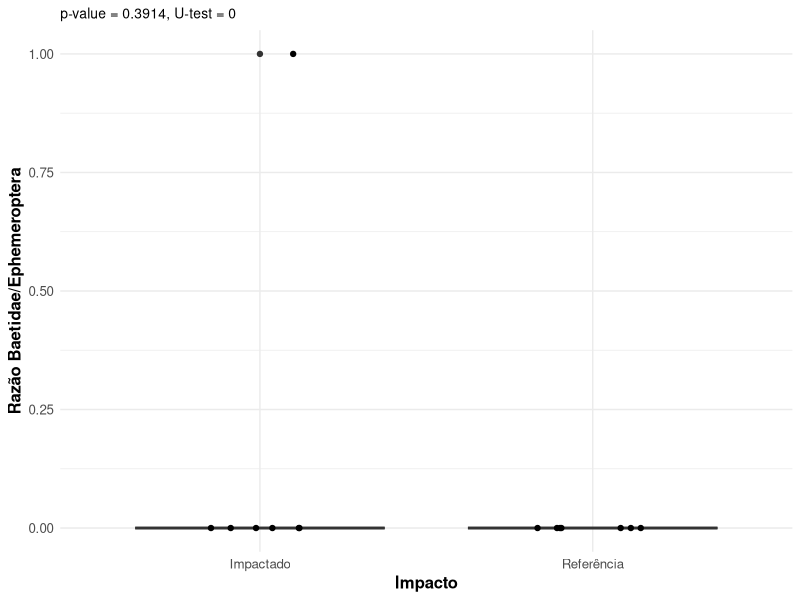
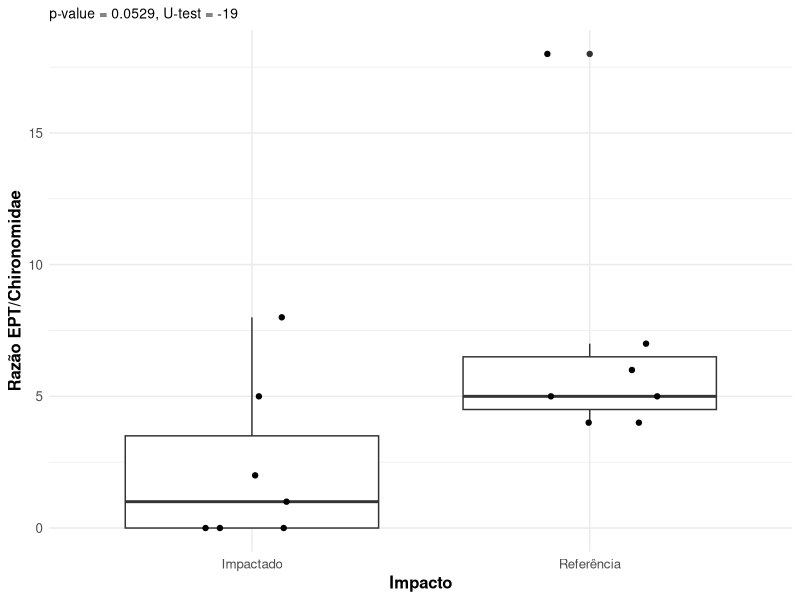
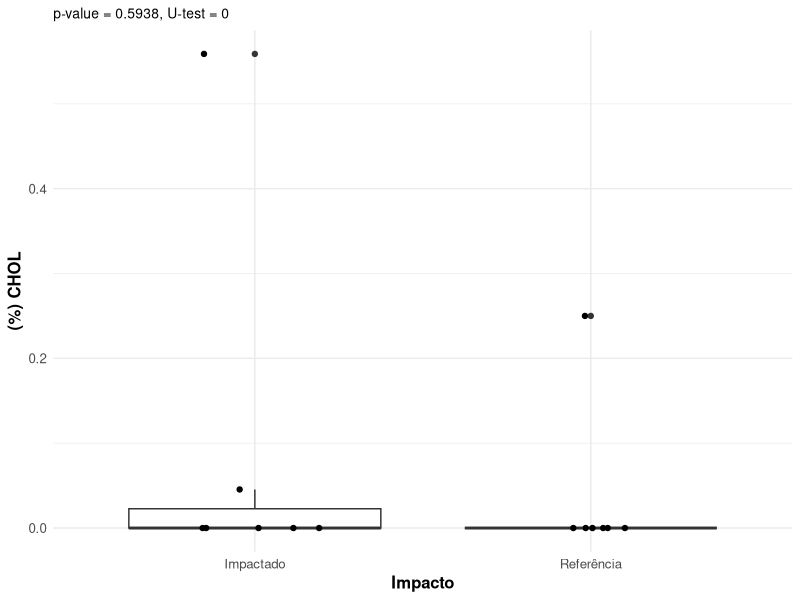
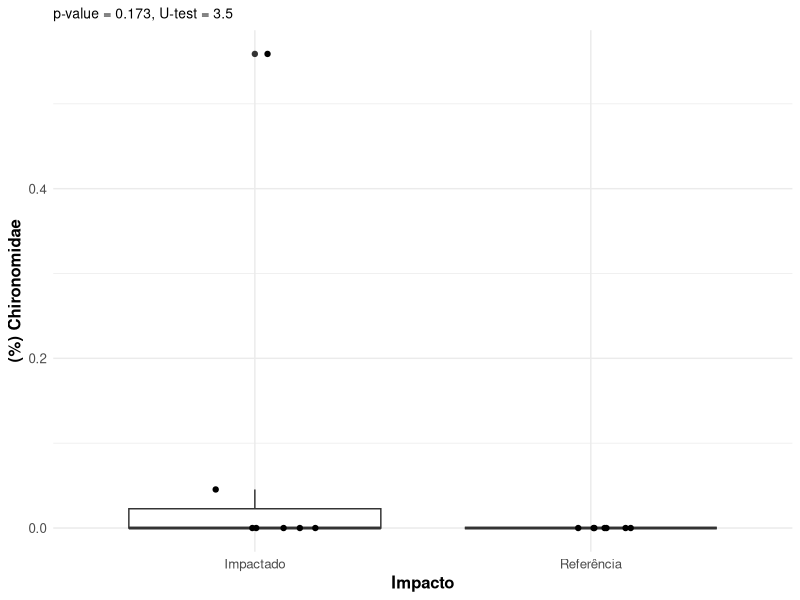
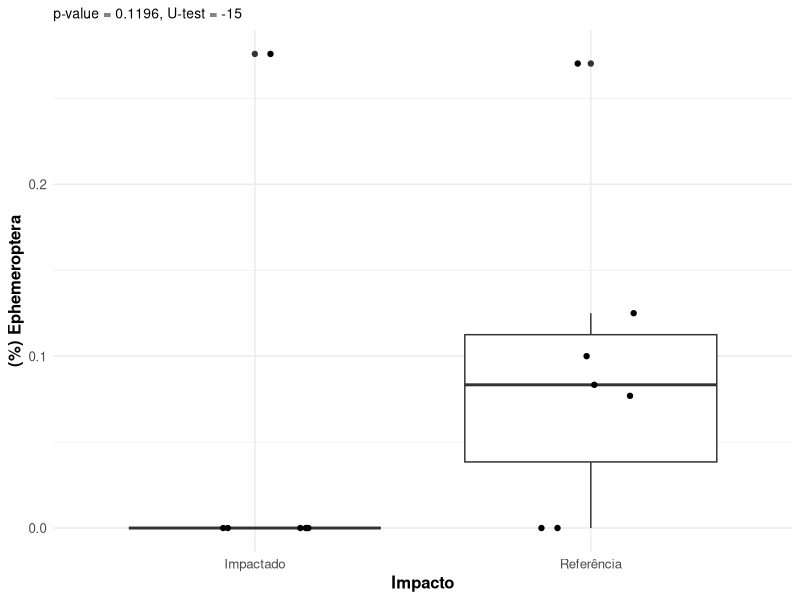
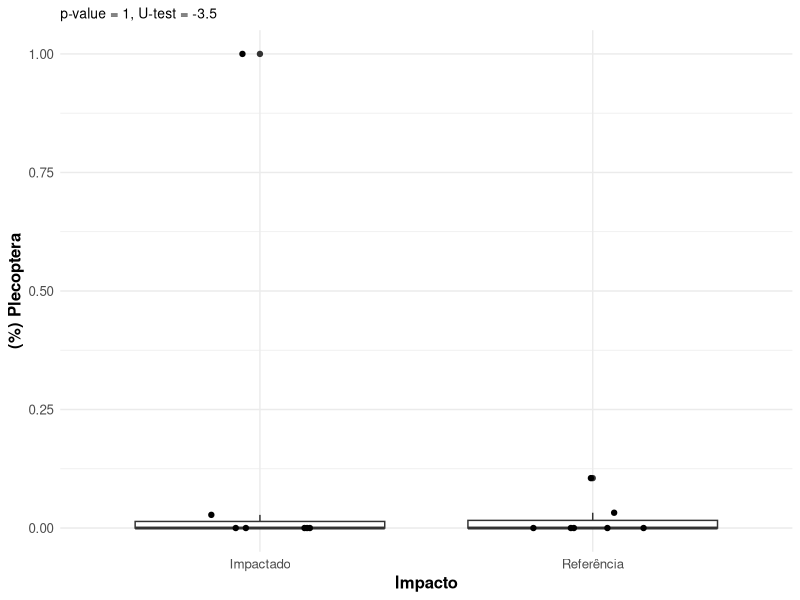
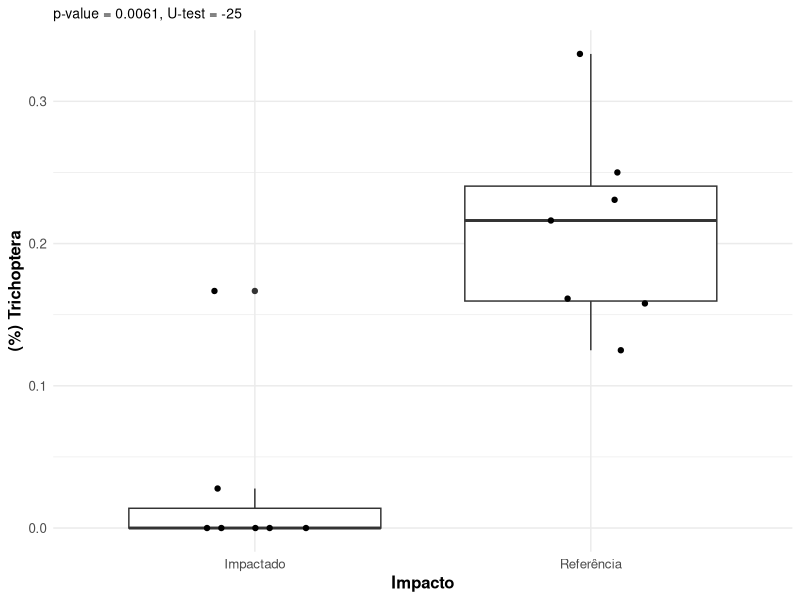
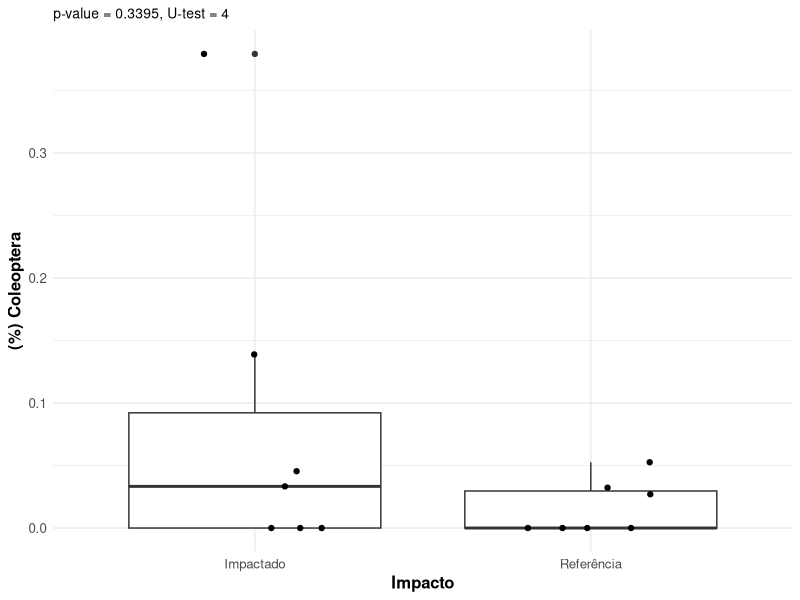

Write R code to recreate these figures, in order. (Note: this script raises an error after producing the figures.)

library(tidyverse)
library(ggpubr)
install.packages("ggpubr")

################################## Configurações ###############################
set.seed(1994)
pontos_referencia <- c("RiodaBarra-P1/2", "RioMutuca-P1")
pontos_impactado <- c("RiodaBarra-P2", "RioMutuca-P3")

metodos_de_amostragem <- c("D Net")

vetor_estetica_indice <- c(
  "razao_baetidae_ephemeroptera" = "Razão Baetidae/Ephemeroptera",
  "razao_ept_chironomidae" = "Razão EPT/Chironomidae",
  "relativo_chol" = "(%) CHOL",
  "relativo_chironomidae" = "(%) Chironomidae",
  "relativo_ephemeroptera" = "(%) Ephemeroptera",
  "relativo_plecoptera" = "(%) Plecoptera",
  "relativo_trichoptera" = "(%) Trichoptera",
  "relativo_coleoptera" = "(%) Coleoptera",
  "relativo_diptera" = "(%) Diptera",
  "relativo_odonata" = "(%) Odonata",
  "relativo_insecta" = "(%) Insecta",
  "relativo_oligochaeta" = "(%) Oligochaeta",
  "relativo_gastropoda" = "(%) Gastropoda",
  "relativo_crustacea" = "(%) Crustacea",
  "riqueza_classes" = "Classes Taxa",
  "riqueza_ordens" = "Ordens Taxa",
  "riqueza_familias" = "Famílias Taxa",
  "shannon_classes" = "Classes Taxa",
  "shannon_ordens" = "Shannon de Ordens",
  "shannon_familias" = "Shannon de Famílias",
  "pielou_classes" = "Pielou de Classes",
  "pielou_ordens" = "Pielou de Ordens",
  "pielou_familias" = "Pielou de Famílias",
  "riqueza_familias_ephemeroptera" = "Ephemeroptera Taxa",
  "riqueza_familias_trichoptera" = "Trichoptera Taxa",
  "riqueza_familias_plecoptera" = "Plecoptera Taxa",
  "riqueza_familias_coleoptera" = "Coleoptera Taxa",
  "ept_riqueza" = "EPT Taxa",
  "bmwp" = "BMWP",
  "aspt" = "ASPT",
  "coletor_recolhedor_proporcao" = "(%) Coletor-Recolhedor",
  "filtrador_proporcao" = "(%) Filtradores",
  "predador_proporcao" = "(%) Predadores",
  "perfuradores_proporcao" = "(%) Perfuradores",
  "fragmentadores_proporcao" = "(%) Fragmentadores",
  "raspadores_proporcao" = "(%) Raspadores",
  "detritivoros_proporcao" = "(%) Detritívoros",
  "herbivoros_proporcao" = "(%) Herbívoros"
)

vetor_estetica_impacto <- c(
  "referencia" = "Referência",
  "impactado" = "Impactado"
)

# Pastas de figuras
pasta_figuras <- "figuras/indice_multimetrico"
if (!dir.exists(pasta_figuras)) {
  dir.create(pasta_figuras, recursive = TRUE)
}

# Pasta de tabelas
pasta_tabelas <- "tabelas/indice_multimetrico"
if (!dir.exists(pasta_tabelas)) {
  dir.create(pasta_tabelas, recursive = TRUE)
}

################################## Carregar dados ##############################
indices_df <- read_csv("dados/processado/matriz_indices_imaturos_piata.csv")


############################## Pre-processamento ###############################
vetor_respostas <- indices_df %>%
  select(-(campanha:method)) %>%
  names()

# Adicionar coluna de impacto
indices_df <- indices_df %>%
  mutate(
    impacto = case_when(
      locality_name %in% pontos_referencia ~ "referencia",
      locality_name %in% pontos_impactado ~ "impactado",
      TRUE ~ "desconsiderado"
    )
  ) 

# Filtrar dados para análise baseado em rede-D.
dados_filtrados <- indices_df %>%
  filter(impacto != "desconsiderado") %>%
  filter(method %in% metodos_de_amostragem) %>%
  mutate(impacto = as.factor(impacto), method = as.factor(method))

str(dados_filtrados)
################################### Scores #####################################

for (i in vetor_respostas) {
  print(paste("Analisando índice:", i))
  
  test <- dados_filtrados %>%
    select(c("impacto", i))


  # Teste de Mann-Whitney
  teste <- wilcox.test(
    formula = as.formula(paste(i, "~ impacto")),
    data = dados_filtrados
  )
 
  p_value = teste$p.value
  w <- teste$statistic

  # Tamanhos das amostras
  n1 <- dados_filtrados %>%
    filter(impacto == levels(dados_filtrados$impacto)[1]) %>% 
    nrow()
  n2 <- dados_filtrados %>% 
    filter(impacto == levels(dados_filtrados$impacto)[2]) %>% 
    nrow()

  # Cálculo do U
  u <- w - n1 * (n1 + 1) / 2
  
  
  # Criação do gráfico
  nome_indice <- vetor_estetica_indice[[i]]

  plot <- ggplot(
    dados_filtrados,
    aes_string(
      x = "impacto",
      y = i
    )
  ) +
    theme_minimal() +
    geom_boxplot() +
    geom_jitter(width = 0.2, height = 0, alpha = 1) +
    scale_x_discrete(labels = vetor_estetica_impacto) +
    theme(
      text = element_text(size = unit(12, "pt")),
      axis.title = element_text(size = unit(12, "pt"), face = "bold"),
      plot.title = element_text(size = unit(14, "pt"), face = "bold"),
      plot.subtitle = element_text(size = unit(10, "pt"))
    ) +
  # Adicionar títulos e legendas
    labs(
      x = "Impacto",
      y = nome_indice,
      subtitle = paste0(
        "p-value = ", round(p_value, 4),
        ", U-test = ", round(u, 4)
      )
    ) 

  # Salvar o gráfico
  ggsave(
    plot,
    filename = paste0(pasta_figuras, "/boxplot_", i, ".png"),
    width = 8,
    height = 8
  )

}



############################## spearman correlations ###########################
dados_filtrados_numerico <- dados_filtrados %>%
  select(all_of(vetor_respostas))

# Função para criar matriz de p-valores
pval_spearman <- function(df) {
  vars <- names(df)
  n <- length(vars)
  p_mat <- matrix(NA, n, n)
  colnames(p_mat) <- vars
  rownames(p_mat) <- vars

  # Loop pelos pares de variáveis
  for (i in 1:n) {
    for (j in 1:n) {
      if (i == j) {
        p_mat[i, j] <- 0
      } else {
        teste <- cor.test(df[[i]], df[[j]], method = "spearman")
        p_mat[i, j] <- teste$p.value
      }
    }
  }
  return(p_mat)
}

# Cria as matrizes
correlations <- cor(dados_filtrados_numerico, method = "spearman")
p_values <- pval_spearman(dados_filtrados_numerico)


# salvar tabela de correlações (apenas a parte inferior da matriz)
correlations_lower <- correlations
correlations_lower[upper.tri(correlations_lower)] <- ""
write_csv(
  as.data.frame(correlations_lower) %>%
    rownames_to_column(var = "indice_vs_indice"),
  file.path(pasta_tabelas, "correlacoes_spearman_indices_imaturos_piata.csv")
)


# salvar tabela de p-values (apenas a parte inferior da matriz)
p_values_lower <- p_values
p_values_lower[upper.tri(p_values_lower)] <- ""
write_csv(
  as.data.frame(p_values_lower) %>%
    rownames_to_column(var = "indice_vs_indice"),
  file.path(pasta_tabelas, "p_values_spearman_indices_imaturos_piata.csv")
)
################################################################################
